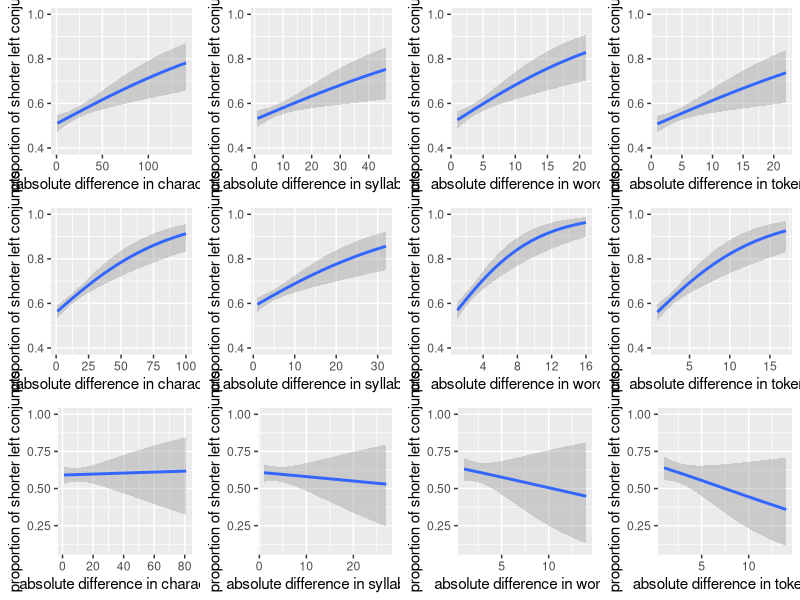

Write R code to recreate this figure.
## ---- chunk 1
library(tidyverse)
library(ggplot2)
library(gridExtra)
data <- read.csv("29_03_naming.csv")

data <- data %>% summarize(position=governor.position, 
                          chars1=L.chars, 
                          syllables1=L.syllables, 
                          words1=L.words, 
                          tokens1=L.tokens, 
                          chars2=R.chars, 
                          syllables2=R.syllables, 
                          words2=R.words, 
                          tokens2=R.tokens)

dataLeftGov <- data[data$position == "L",]
dataRightGov <- data[data$position == "R",]
dataNoGov <- data[data$position == "0",]

#perOfShorLef: jeśli krótszy człon po lewej to 1; jeśli po prawej to 0

funkcja1 <- function(data){
  dataWithDiff <- data %>% summarize(position, 
                                    charsDiff = chars1 - chars2, 
                                    syllablesDiff = syllables1 - syllables2,
                                    wordsDiff = words1 - words2, 
                                    tokensDiff = tokens1 - tokens2)
  
  dataChars <- dataWithDiff %>% filter(charsDiff != 0)
  dataSyllables <- dataWithDiff %>% filter(syllablesDiff != 0)
  dataWords <- dataWithDiff %>% filter(wordsDiff != 0)
  dataTokens <- dataWithDiff %>% filter(tokensDiff != 0)
  
  dataChars <- dataChars %>% mutate(absCharsDiff = abs(charsDiff)) %>% 
                      group_by(absCharsDiff) %>%     
                      summarize(shorterLeft = ifelse(charsDiff < 0, 1, 0), absCharsDiff)
  
  dataSyllables <- dataSyllables %>% mutate(absSyllablesDiff = abs(syllablesDiff)) %>% 
          group_by(absSyllablesDiff) %>%     
          summarize(shorterLeft = ifelse(syllablesDiff < 0, 1, 0), absSyllablesDiff)
  
  dataWords <- dataWords %>% mutate(absWordsDiff = abs(wordsDiff)) %>% 
                      group_by(absWordsDiff) %>%     
                      summarize(shorterLeft = ifelse(wordsDiff < 0, 1, 0), absWordsDiff)
  
  dataTokens <- dataTokens %>% mutate(absTokensDiff = abs(tokensDiff)) %>% 
                  group_by(absTokensDiff) %>%     
                  summarize(shorterLeft = ifelse(tokensDiff < 0, 1, 0), absTokensDiff)

  return(list(dataChars, dataSyllables, dataWords, dataTokens))
}

Left <- funkcja1(dataLeftGov)
Right <- funkcja1(dataRightGov)
No <- funkcja1(dataNoGov)

x1 <- do.call(rbind.data.frame, Left[1])
x2 <- do.call(rbind.data.frame, Left[2])
x3 <- do.call(rbind.data.frame, Left[3])
x4 <- do.call(rbind.data.frame, Left[4])
x5 <- do.call(rbind.data.frame, Right[1])
x6 <- do.call(rbind.data.frame, Right[2])
x7 <- do.call(rbind.data.frame, Right[3])
x8 <- do.call(rbind.data.frame, Right[4])
x9 <- do.call(rbind.data.frame, No[1])
x10 <- do.call(rbind.data.frame, No[2])
x11 <- do.call(rbind.data.frame, No[3])
x12 <- do.call(rbind.data.frame, No[4])
 
#glm

L1 <- ggplot(x1, aes(absCharsDiff, shorterLeft)) +
        geom_smooth(method="glm", formula = y ~ x, method.args = list(family = binomial))+
        labs(x = "absolute difference in characters") +
        labs(y = "proportion of shorter left conjuncts")+
        coord_cartesian(ylim=c(0.4, 1))
L2 <- ggplot(x2, aes(absSyllablesDiff, shorterLeft)) +
        geom_smooth(method="glm", formula = y ~ x, method.args = list(family = binomial))+
        labs(x = "absolute difference in syllables") +
        labs(y = "proportion of shorter left conjuncts")+
        coord_cartesian(ylim=c(0.4, 1))
L3 <- ggplot(x3, aes(absWordsDiff, shorterLeft)) +
        geom_smooth(method="glm", formula = y ~ x, method.args = list(family = binomial))+
        labs(x = "absolute difference in words") +
        labs(y = "proportion of shorter left conjuncts")+
        coord_cartesian(ylim=c(0.4, 1))
L4 <- ggplot(x4, aes(absTokensDiff, shorterLeft)) +
        geom_smooth(method="glm", formula = y ~ x, method.args = list(family = binomial))+
        labs(x = "absolute difference in tokens") +
        labs(y = "proportion of shorter left conjuncts")+
        coord_cartesian(ylim=c(0.4, 1))
R1 <- ggplot(x5, aes(absCharsDiff, shorterLeft)) +
        geom_smooth(method="glm", formula = y ~ x, method.args = list(family = binomial))+
        labs(x = "absolute difference in characters") +
        labs(y = "proportion of shorter left conjuncts")+
        coord_cartesian(ylim=c(0.1, 1))
R2 <- ggplot(x6, aes(absSyllablesDiff, shorterLeft)) +
        geom_smooth(method="glm", formula = y ~ x, method.args = list(family = binomial))+
        labs(x = "absolute difference in syllables") +
        labs(y = "proportion of shorter left conjuncts")+
        coord_cartesian(ylim=c(0.1, 1))
R3 <- ggplot(x7, aes(absWordsDiff, shorterLeft)) +
        geom_smooth(method="glm", formula = y ~ x, method.args = list(family = binomial))+
        labs(x = "absolute difference in words") +
        labs(y = "proportion of shorter left conjuncts")+
        coord_cartesian(ylim=c(0.1, 1))
R4 <- ggplot(x8, aes(absTokensDiff, shorterLeft)) +
        geom_smooth(method="glm", formula = y ~ x, method.args = list(family = binomial))+
        labs(x = "absolute difference in tokens") +
        labs(y = "proportion of shorter left conjuncts")+
        coord_cartesian(ylim=c(0.1, 1))
N1 <- ggplot(x9, aes(absCharsDiff, shorterLeft)) +
        geom_smooth(method="glm", formula = y ~ x, method.args = list(family = binomial))+
        labs(x = "absolute difference in characters") +
        labs(y = "proportion of shorter left conjuncts")+
        coord_cartesian(ylim=c(0.4, 1))
N2 <- ggplot(x10, aes(absSyllablesDiff, shorterLeft)) +
        geom_smooth(method="glm", formula = y ~ x, method.args = list(family = binomial))+
        labs(x = "absolute difference in syllables") +
        labs(y = "proportion of shorter left conjuncts")+
        coord_cartesian(ylim=c(0.4, 1))
N3 <- ggplot(x11, aes(absWordsDiff, shorterLeft)) +
        geom_smooth(method="glm", formula = y ~ x, method.args = list(family = binomial))+
        labs(x = "absolute difference in words") +
        labs(y = "proportion of shorter left conjuncts")+
        coord_cartesian(ylim=c(0.4, 1))
N4 <- ggplot(x12, aes(absTokensDiff, shorterLeft)) +
        geom_smooth(method="glm", formula = y ~ x, method.args = list(family = binomial))+
        labs(x = "absolute difference in tokens") +
        labs(y = "proportion of shorter left conjuncts")+
        coord_cartesian(ylim=c(0.4, 1))

ggpubr::ggarrange(N1, N2, N3, N4, L1, L2, L3, L4, R1, R2, R3, R4, ncol=4, nrow=3)
